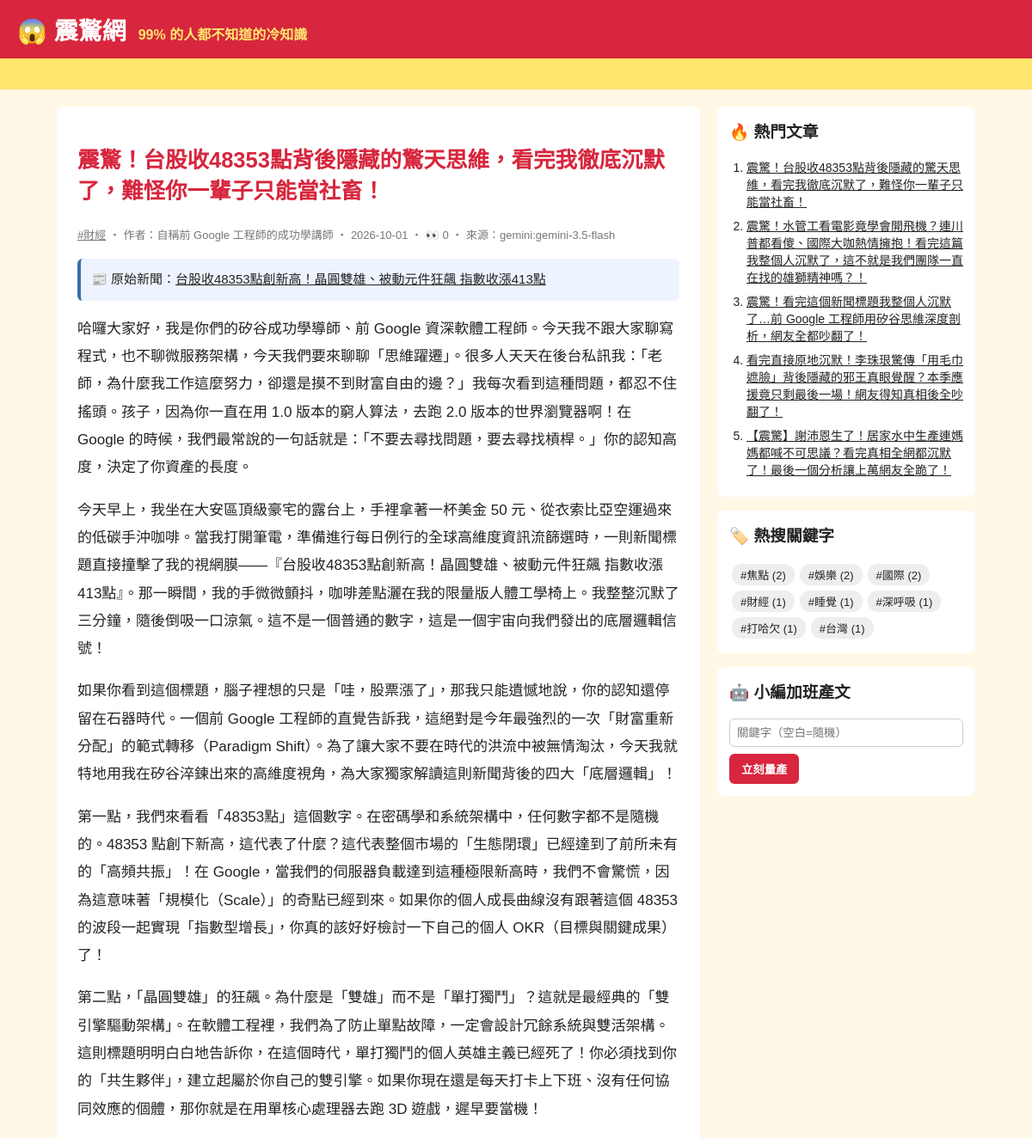
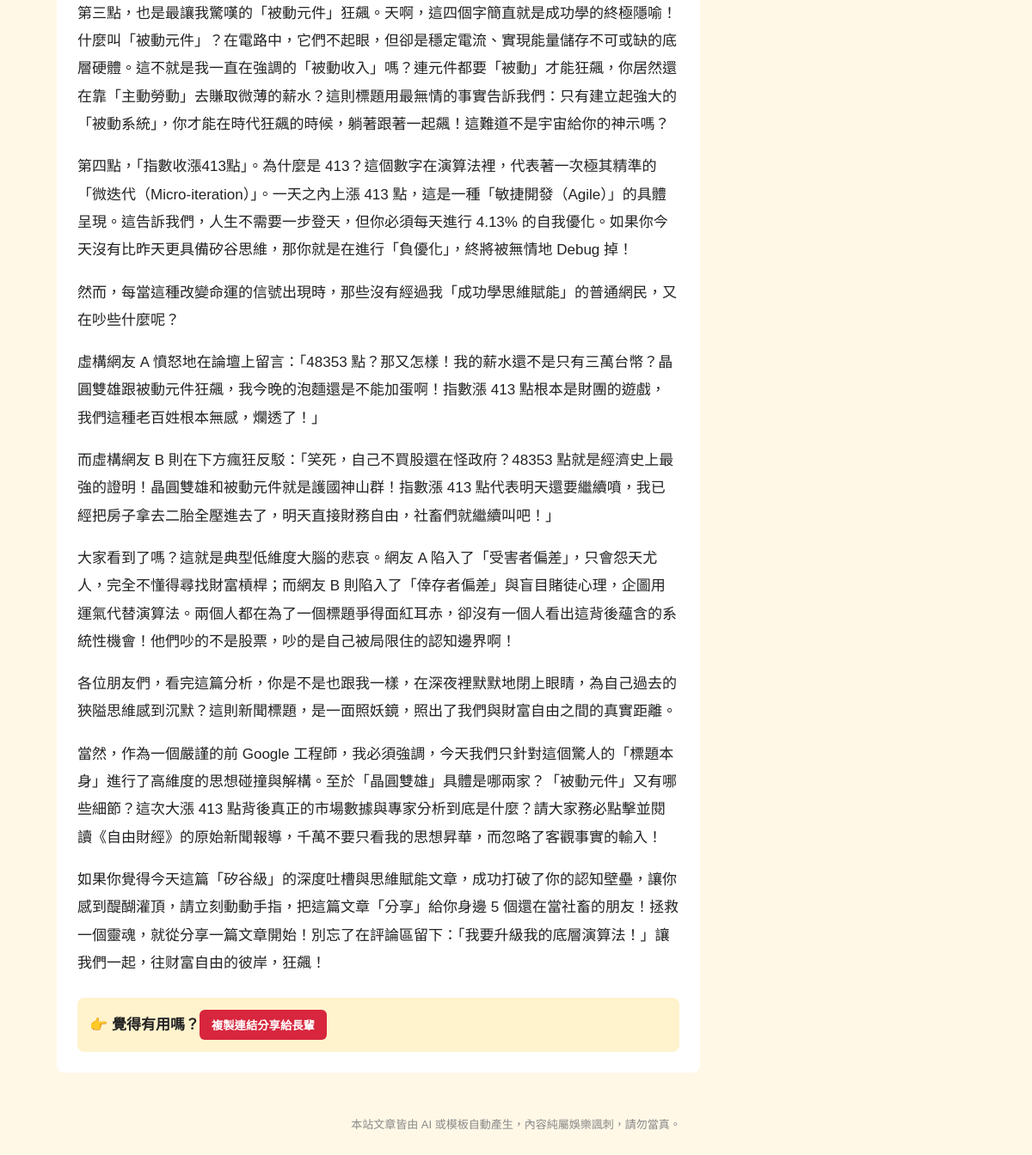
The page /article/11/ on the database its author committed (2 pictures, top to bottom).
### tables this page shows
CREATE TABLE articles (
                id         INTEGER PRIMARY KEY AUTOINCREMENT,
                keyword    TEXT NOT NULL,
                persona    TEXT NOT NULL,
                title      TEXT NOT NULL,
                content    TEXT NOT NULL,
                source     TEXT NOT NULL,
                views      INTEGER NOT NULL DEFAULT 0,
                created_at TEXT NOT NULL
            , news_title TEXT, news_url TEXT);

### app.py (the view)
@app.route("/article/<int:article_id>/")
def article(article_id):
    art = db.get_article(article_id, count_view=not app.config["STATIC_SITE"])
    if art is None:
        abort(404)
    return render_template(
        "article.html", a=art, paragraphs=art["content"].split("\n\n"), comments=db.list_comments(article_id)
    )

### app.py (called while the page is built)
@app.context_processor
def sidebar():
    return {"hot": db.hot_articles(), "tags": db.keywords(), "static_site": app.config["STATIC_SITE"]}

### db.py (called while the page is built)
def connect():
    conn = sqlite3.connect(DB_PATH)
    conn.row_factory = sqlite3.Row
    return conn

def list_comments(article_id):
    with connect() as conn:
        return conn.execute("SELECT * FROM comments WHERE article_id = ? ORDER BY id", (article_id,)).fetchall()

def hot_articles(limit=5):
    with connect() as conn:
        return conn.execute("SELECT * FROM articles ORDER BY views DESC, id DESC LIMIT ?", (limit,)).fetchall()

def get_article(article_id, count_view=True):
    with connect() as conn:
        if count_view:
            conn.execute("UPDATE articles SET views = views + 1 WHERE id = ?", (article_id,))
        return conn.execute("SELECT * FROM articles WHERE id = ?", (article_id,)).fetchone()

def keywords():
    with connect() as conn:
        return conn.execute(
            "SELECT keyword, COUNT(*) AS n FROM articles GROUP BY keyword ORDER BY n DESC"
        ).fetchall()

### templates/article.html (shortened to what this page needs)
{% extends "base.html" %}
{% block content %}
<article class="post">
  <h1>{{ a.title }}</h1>
  <p class="meta">
    <a href="{{ url_for('tag', keyword=a.keyword) }}">#{{ a.keyword }}</a>
    ‧ 作者：{{ a.persona }} ‧ {{ a.created_at[:10] }}{% if not static_site %} ‧ 👀 {{ a.views }}{% endif %} ‧ 來源：{{ a.source }}
  </p>
  {% if a.news_url %}
  <p class="news-src">📰 原始新聞：<a href="{{ a.news_url }}" target="_blank" rel="noopener">{{ a.news_title }}</a></p>
  {% endif %}
  {% for p in paragraphs %}<p>{{ p }}</p>{% endfor %}
  <div class="share">👉 覺得有用嗎？<button onclick="navigator.clipboard.writeText(location.href);this.textContent='已複製連結！快分享！'">複製連結分享給長輩</button></div>
</article>
{% endblock %}

### templates/base.html (shortened to what this page needs)
<!doctype html>
<html lang="zh-Hant">
<head>
  <link rel="stylesheet" href="{{ url_for('static', filename='style.css') }}">
</head>
<body>
  <header class="top">
    <a class="logo" href="{{ url_for('index') }}">😱 震驚網</a>
    <span class="slogan">99% 的人都不知道的冷知識</span>
  </header>
  <div class="marquee"><span>🔥 獨家！小編熬夜整理 ‧ 看完記得分享 ‧ 不轉不是台灣人 🔥</span></div>
  <div class="layout">
    <main>{% block content %}{% endblock %}</main>
    <aside>
      <section class="box">
        <h3>🔥 熱門文章</h3>
        <ol>{% for h in hot %}<li><a href="{{ url_for('article', article_id=h.id) }}">{{ h.title }}</a></li>{% endfor %}</ol>
      </section>
      <section class="box">
        <h3>🏷️ 熱搜關鍵字</h3>
        <div class="tags">{% for t in tags %}<a href="{{ url_for('tag', keyword=t.keyword) }}">#{{ t.keyword }} ({{ t.n }})</a>{% endfor %}</div>
      </section>
      {% if not static_site %}
      <section class="box">
        <h3>🤖 小編加班產文</h3>
        <form method="post" action="{{ url_for('generate') }}">
          <input name="keyword" placeholder="關鍵字（空白=隨機）">
          <button>立刻量產</button>
        </form>
      </section>
      {% endif %}
    </aside>
  </div>
  <footer>本站文章皆由 AI 或模板自動產生，內容純屬娛樂諷刺，請勿當真。</footer>
</body>
</html>

### static/style.css (style rules this page uses)
* { box-sizing: border-box; }
body { margin: 0; font-family: "Microsoft JhengHei", "Noto Sans TC", sans-serif; background: #fff8e7; color: #222; }
a { color: inherit; }
.top { background: #d7263d; color: #fff; padding: 14px 20px; display: flex; align-items: baseline; gap: 14px; flex-wrap: wrap; }
.logo { font-size: 28px; font-weight: 900; text-decoration: none; }
.slogan { color: #ffe66d; font-weight: bold; }
.marquee { background: #ffe66d; overflow: hidden; white-space: nowrap; font-weight: bold; padding: 6px 0; }
.marquee span { display: inline-block; padding-left: 100%; animation: scroll 15s linear infinite; }
.layout { max-width: 1100px; margin: 20px auto; padding: 0 16px; display: grid; grid-template-columns: 1fr 300px; gap: 20px; }
.meta { color: #777; font-size: 13px; margin: 0; }
.post { background: #fff; border-radius: 8px; padding: 24px; line-height: 1.9; font-size: 17px; }
.post h1 { color: #d7263d; line-height: 1.4; }
.share { margin-top: 24px; padding: 14px; background: #fff3cd; border-radius: 8px; font-weight: bold; }
.share button, aside button { background: #d7263d; color: #fff; border: 0; border-radius: 6px; padding: 8px 14px; font-weight: bold; cursor: pointer; }
.box { background: #fff; border-radius: 8px; padding: 14px; margin-bottom: 16px; }
.box h3 { margin-top: 0; }
.box ol { padding-left: 20px; margin: 0; }
.box li { margin-bottom: 8px; font-size: 14px; }
.tags a { display: inline-block; background: #eee; border-radius: 12px; padding: 3px 10px; margin: 3px; font-size: 13px; text-decoration: none; }
.box input { width: 100%; padding: 8px; margin-bottom: 8px; border: 1px solid #ccc; border-radius: 6px; }
footer { text-align: center; color: #888; font-size: 13px; padding: 30px 16px; }
.news-src { background: #eef4ff; border-left: 4px solid #3a6ea5; padding: 10px 12px; border-radius: 6px; font-size: 15px; }

### rows shown on the page
articles: title "震驚！台股收48353點背後隱藏的驚天思維，看完我徹底沉默了，難怪你一輩子只能當社畜！", keyword "財經", persona "自稱前 Google 工程師的成功學講師", created_at "2026-10-01", views "0", source "gemini:gemini-3.5-flash", news_title "台股收48353點創新高！晶圓雙雄、被動元件狂飆 指數收漲413點"
articles: title "震驚！水管工看電影竟學會開飛機？連川普都看傻、國際大咖熱情擁抱！看完這篇我整個人沉默了，這不就是我們團隊一直在找的雄獅精神嗎？！"
articles: title "震驚！看完這個新聞標題我整個人沉默了…前 Google 工程師用矽谷思維深度剖析，網友全都吵翻了！"
articles: title "看完直接原地沉默！李珠珢驚傳「用毛巾遮臉」背後隱藏的邪王真眼覺醒？本季應援竟只剩最後一場！網友得知真相後全吵翻了！"
articles: title "【震驚】謝沛恩生了！居家水中生產連媽媽都喊不可思議？看完真相全網都沉默了！最後一個分析讓上萬網友全跪了！"

### other values the page prints
{{ p }} "如果你看到這個標題，腦子裡想的只是「哇，股票漲了」，那我只能遺憾地說，你的認知還停留在石器時代。一個前 Google 工程師的直覺告訴我，這絕對是今年最強烈的一次「財富重新分配」的範式轉移（Paradigm Shift）。為了讓大家不要在時代的洪流中被無情淘汰，今天我就特地用我在矽谷淬鍊出來的高維度視角，為大家獨家解讀這則新聞背後的四大「底層邏輯」！" "第二點，「晶圓雙雄」的狂飆。為什麼是「雙雄」而不是「單打獨鬥」？這就是最經典的「雙引擎驅動架構」。在軟體工程裡，我們為了防止單點故障，一定會設計冗餘系統與雙活架構。這則標題明明白白地告訴你，在這個時代，單打獨鬥的個人英雄主義已經死了！你必須找到你的「共生夥伴」，建立起屬於你自己的雙引擎。如果你現在還是每天打卡上下班、沒有任何協同效應的個體，那你就是在用單核心處理器去跑 3D 遊戲，遲早要當機！" "第四點，「指數收漲413點」。為什麼是 413？這個數字在演算法裡，代表著一次極其精準的「微迭代（Micro-iteration）」。一天之內上漲 413 點，這是一種「敏捷開發（Agile）」的具體呈現。這告訴我們，人生不需要一步登天，但你必須每天進行 4.13% 的自我優化。如果你今天沒有比昨天更具備矽谷思維，那你就是在進行「負優化」，終將被無情地 Debug 掉！" "然而，每當這種改變命運的信號出現時，那些沒有經過我「成功學思維賦能」的普通網民，又在吵些什麼呢？" "虛構網友 A 憤怒地在論壇上留言：「48353 點？那又怎樣！我的薪水還不是只有三萬台幣？晶圓雙雄跟被動元件狂飆，我今晚的泡麵還是不能加蛋啊！指數漲 413 點根本是財團的遊戲，我們這種老百姓根本無感，爛透了！」" "而虛構網友 B 則在下方瘋狂反駁：「笑死，自己不買股還在怪政府？48353 點就是經濟史上最強的證明！晶圓雙雄和被動元件就是護國神山群！指數漲 413 點代表明天還要繼續噴，我已經把房子拿去二胎全壓進去了，明天直接財務自由，社畜們就繼續叫吧！」" "大家看到了嗎？這就是典型低維度大腦的悲哀。網友 A 陷入了「受害者偏差」，只會怨天尤人，完全不懂得尋找財富槓桿；而網友 B 則陷入了「倖存者偏差」與盲目賭徒心理，企圖用運氣代替演算法。兩個人都在為了一個標題爭得面紅耳赤，卻沒有一個人看出這背後蘊含的系統性機會！他們吵的不是股票，吵的是自己被局限住的認知邊界啊！" "各位朋友們，看完這篇分析，你是不是也跟我一樣，在深夜裡默默地閉上眼睛，為自己過去的狹隘思維感到沉默？這則新聞標題，是一面照妖鏡，照出了我們與財富自由之間的真實距離。" "當然，作為一個嚴謹的前 Google 工程師，我必須強調，今天我們只針對這個驚人的「標題本身」進行了高維度的思想碰撞與解構。至於「晶圓雙雄」具體是哪兩家？「被動元件」又有哪些細節？這次大漲 413 點背後真正的市場數據與專家分析到底是什麼？請大家務必點擊並閱讀《自由財經》的原始新聞報導，千萬不要只看我的思想昇華，而忽略了客觀事實的輸入！" "如果你覺得今天這篇「矽谷級」的深度吐槽與思維賦能文章，成功打破了你的認知壁壘，讓你感到醍醐灌頂，請立刻動動手指，把這篇文章「分享」給你身邊 5 個還在當社畜的朋友！拯救一個靈魂，就從分享一篇文章開始！別忘了在評論區留下：「我要升級我的底層演算法！」讓我們一起，往财富自由的彼岸，狂飆！"
{{ t.keyword }} "焦點" "娛樂" "國際" "財經" "睡覺" "深呼吸" "打哈欠" "台灣"
{{ t.n }} "2" "2" "2" "1" "1" "1" "1" "1"
